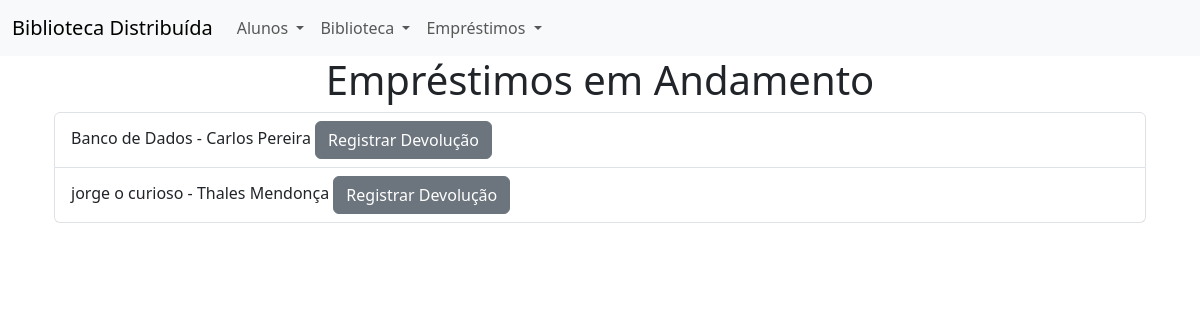
/solicitacoes, run on the app's committed database.
### models.py (models this page shows)
class Emprestimo(db.Model):
    id = db.Column(db.Integer, primary_key=True)
    aluno_id = db.Column(db.Integer, db.ForeignKey('aluno.id'), nullable=False)
    livro_id = db.Column(db.Integer, db.ForeignKey('livro.id'), nullable=False)
    data_inicio = db.Column(db.DateTime, nullable=False, default=datetime.utcnow)
    data_entrega = db.Column(db.DateTime)
    aluno = db.relationship('Aluno', backref=db.backref('emprestimos', lazy=True))
    livro = db.relationship('Livro', backref=db.backref('emprestimos', lazy=True))

class Livro(db.Model):
    id = db.Column(db.Integer, primary_key=True)
    titulo = db.Column(db.String(100), nullable=False)
    autor = db.Column(db.String(100), nullable=False)
    categoria = db.Column(db.String(50))
    resumo = db.Column(db.Text)
    ano_publicacao = db.Column(db.Integer)
    qt_total = db.Column(db.Integer)
    qt_emprestada = db.Column(db.Integer)

class Aluno(db.Model):
    id = db.Column(db.Integer, primary_key=True)
    nome_completo = db.Column(db.String(100), nullable=False)
    apelido = db.Column(db.String(50))
    matricula = db.Column(db.String(20), unique=True, nullable=False)
    celular = db.Column(db.String(20))
    email = db.Column(db.String(100), unique=True, nullable=False)

### views.py (the view)
@app.route('/solicitacoes')
def solicitacoes():
    return controller.solicitacoes()

### controller.py (called while the page is built)
@handle_request_with_error_handling
def solicitacoes():
    emprestimos_pendentes = Emprestimo.query.filter_by(data_entrega=None).all()
    return render_template('solicitacoes.html', emprestimos=emprestimos_pendentes, active_page='solicitacoes')

### templates/solicitacoes.html (shortened to what this page needs)
{% extends "index.html" %}
{% block content %}
<div class="container">
    <p class="h1 text-center">Empréstimos em Andamento</p>
    <ul class="list-group">
        {% for emprestimo in emprestimos %}
        <li class="list-group-item">{{ emprestimo.livro.titulo }} - {{ emprestimo.aluno.nome_completo }}
            <form action="{{ url_for('devolucao', id=emprestimo.id) }}" method="POST" style="display:inline;">
                <button class="btn btn-secondary" type="submit">Registrar Devolução</button>
            </form>
        </li>
        {% endfor %}
    </ul>
</div>
{% endblock %}

### data on the page
Emprestimo: livro.titulo "Banco de Dados", aluno.nome_completo "Carlos Pereira"
Emprestimo: livro.titulo "jorge o curioso", aluno.nome_completo "Thales Mendonça"
